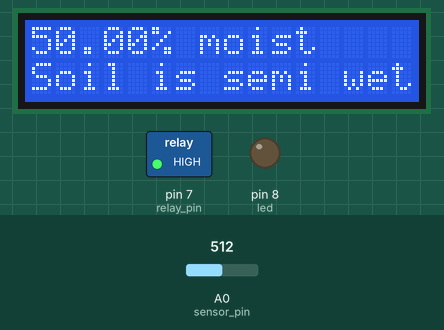
Simulated run of this sketch. Board: Arduino Uno, built with avr-gcc and run on an emulated ATmega328P. Shown: 16×2 character LCD, switched loads named in the sketch (green lamp = pin HIGH), output pins drawn as LEDs (lit = HIGH). The inputs (shaded band) are chosen by the test bench; at power-on: A0 (sensor_pin) = 512. Pins used as bus, display or sensor lines are not drawn; what the sketch prints to the serial monitor is not drawn.

Above: at 1.2 s.
1.3 s: A0 (sensor_pin) set to 740
At 4.2 s:
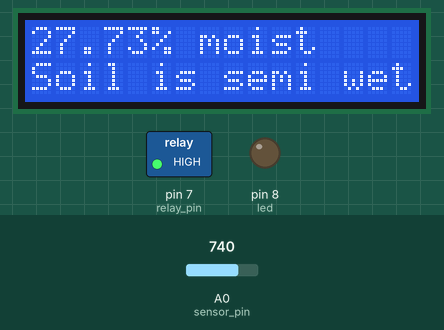
5.3 s: A0 (sensor_pin) set to 762
At 7.6 s:
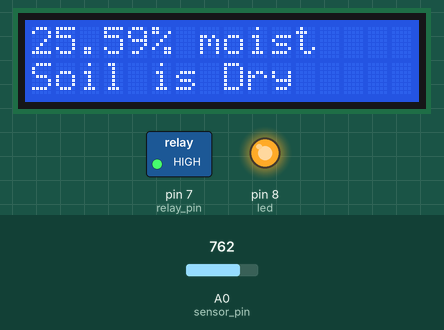
9.3 s: A0 (sensor_pin) set to 290
At 15.5 s:
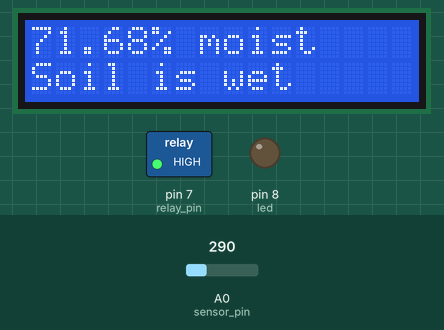
16.3 s: A0 (sensor_pin) set to 760
At 18.2 s:
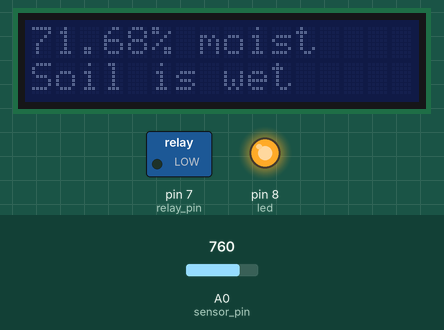
Timing chart, 0 to 28.5 s (numbered marks = the images above; inputs shaded):
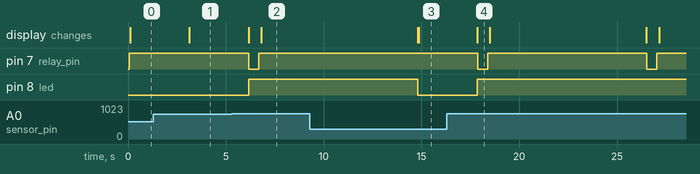

Measured:
- the behaviour switches between 750 and 751 on A0 (sensor_pin) (found by bisection; images 1 and 2)
- after the input at 1.3 s, the display: changes after 1.8 s (image 1)
- after the input at 5.3 s, pin 7 (relay_pin): HIGH → LOW after 0.88 s, → HIGH 0.50 s later; pin 8 (led): LOW → HIGH after 0.86 s; the display: first changes after 0.86 s (image 2 shows a later state)
- after the input at 9.3 s, pin 7 (relay_pin): stays HIGH (without the input it goes to LOW after 5.5 s); pin 8 (led): HIGH → LOW after 5.5 s; the display: first changes after 5.5 s (image 3 shows a later state)
- after the input at 16.3 s, pin 7 (relay_pin): alternates HIGH for 8.1 s and LOW for 0.50 s, starting after 1.6 s; pin 8 (led): LOW → HIGH after 1.6 s; the display: changes after 1.6 s (image 4)
- what the display in image 4 shows lasts 0.6 s, from 17.9 s to 18.5 s

The sketch:

smart_irrigation.ino
```cpp
#include <LiquidCrystal_I2C.h>


LiquidCrystal_I2C lcd(0x27,16,2);
int sensor_pin = A0;
int sensor_ctrl_pin=3;
int relay_pin=7;
float moisture_content;
float sensor_threshold=1024;
String s="";
int led=8;
void setup()
{

  Serial.begin(9600);
  lcd.begin(16,2);
  lcd.backlight();
  lcd.setBacklight(HIGH);
  pinMode(sensor_pin,INPUT);
  pinMode(sensor_ctrl_pin,OUTPUT);
  pinMode(relay_pin, OUTPUT);
  pinMode(led, OUTPUT);

}

void loop()
{

  digitalWrite(relay_pin,HIGH);
  digitalWrite(sensor_ctrl_pin,HIGH);
  int sensor_data=analogRead(sensor_pin);
  Serial.print("Sensor Data");
  Serial.print(sensor_data);
  moisture_content=((sensor_threshold-sensor_data)/sensor_threshold)*100;

  String str=(String)moisture_content;
  s=str +"% moist" ;

  Serial.print("\t | ");
  digitalWrite(sensor_ctrl_pin,LOW);

  if (sensor_data < 300)
  {
    digitalWrite(led,LOW);
    Serial.println("Soil is Wet");
     //digitalWrite(relay_pin,LOW);

    lcd.setCursor(0,0);
    lcd.print(s);
    delay(20);
    lcd.setCursor(0,1);
    lcd.print("Soil is wet      ");
    lcd.clearWriteError();


  }
  else if(sensor_data >=300 && sensor_data<=750)
  {
    digitalWrite(led,LOW);
    Serial.println("There is some moisture,soil is partly wet");
    // digitalWrite(relay_pin,LOW);
    lcd.setCursor(0,0);
    lcd.print(s);
    delay(20);
    lcd.setCursor(0,1);
    lcd.print("Soil is semi wet");
    lcd.clearWriteError();


  }
  else if(sensor_data > 750)
  {
    digitalWrite(led,HIGH);
    Serial.println("Soil is Dry           ");
    lcd.setBacklight(LOW);
    delay(20);
    digitalWrite(relay_pin,LOW);
    delay(500);
    digitalWrite(relay_pin,HIGH);
    lcd.init();
    lcd.clear();
    lcd.backlight();
    lcd.setBacklight(HIGH);
    lcd.setCursor(0,0);
    lcd.print(s);
    delay(20);
    lcd.setCursor(0,1);
    lcd.print("Soil is Dry                ");
    delay(5000);

     lcd.clearWriteError();

  }

  delay(3000);

}
```
